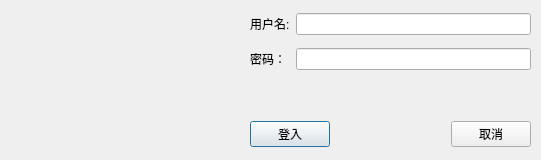
<?xml version="1.0" encoding="UTF-8"?>
<ui version="4.0">
 <class>Login</class>
 <widget class="QDialog" name="Login">
  <property name="geometry">
   <rect>
    <x>0</x>
    <y>0</y>
    <width>541</width>
    <height>160</height>
   </rect>
  </property>
  <property name="windowTitle">
   <string>用户登入</string>
  </property>
  <property name="accessibleName">
   <string/>
  </property>
  <widget class="QWidget" name="layoutWidget">
   <property name="geometry">
    <rect>
     <x>250</x>
     <y>6</y>
     <width>281</width>
     <height>71</height>
    </rect>
   </property>
   <layout class="QGridLayout" name="gridLayout">
    <item row="0" column="0">
     <widget class="QLabel" name="label">
      <property name="text">
       <string>用户名:</string>
      </property>
     </widget>
    </item>
    <item row="0" column="1">
     <widget class="QLineEdit" name="Uname"/>
    </item>
    <item row="1" column="0">
     <widget class="QLabel" name="label_2">
      <property name="text">
       <string>密码：</string>
      </property>
     </widget>
    </item>
    <item row="1" column="1">
     <widget class="QLineEdit" name="Pwd">
      <property name="echoMode">
       <enum>QLineEdit::Password</enum>
      </property>
     </widget>
    </item>
   </layout>
  </widget>
  <widget class="QWidget" name="layoutWidget">
   <property name="geometry">
    <rect>
     <x>250</x>
     <y>119</y>
     <width>281</width>
     <height>31</height>
    </rect>
   </property>
   <layout class="QHBoxLayout" name="horizontalLayout">
    <item>
     <widget class="QPushButton" name="login">
      <property name="text">
       <string>登入</string>
      </property>
     </widget>
    </item>
    <item>
     <spacer name="horizontalSpacer">
      <property name="orientation">
       <enum>Qt::Horizontal</enum>
      </property>
      <property name="sizeHint" stdset="0">
       <size>
        <width>40</width>
        <height>20</height>
       </size>
      </property>
     </spacer>
    </item>
    <item>
     <widget class="QPushButton" name="channel">
      <property name="text">
       <string>取消</string>
      </property>
     </widget>
    </item>
   </layout>
  </widget>
  <widget class="QLabel" name="msgText">
   <property name="geometry">
    <rect>
     <x>250</x>
     <y>90</y>
     <width>281</width>
     <height>20</height>
    </rect>
   </property>
   <property name="text">
    <string/>
   </property>
  </widget>
  <widget class="QLabel" name="LogoImg">
   <property name="geometry">
    <rect>
     <x>10</x>
     <y>10</y>
     <width>231</width>
     <height>131</height>
    </rect>
   </property>
   <property name="text">
    <string/>
   </property>
   <property name="pixmap">
    <pixmap resource="icones.qrc">:/CC/images/logo.png</pixmap>
   </property>
   <property name="scaledContents">
    <bool>true</bool>
   </property>
  </widget>
 </widget>
 <resources>
  <include location="icones.qrc"/>
 </resources>
 <connections/>
</ui>
